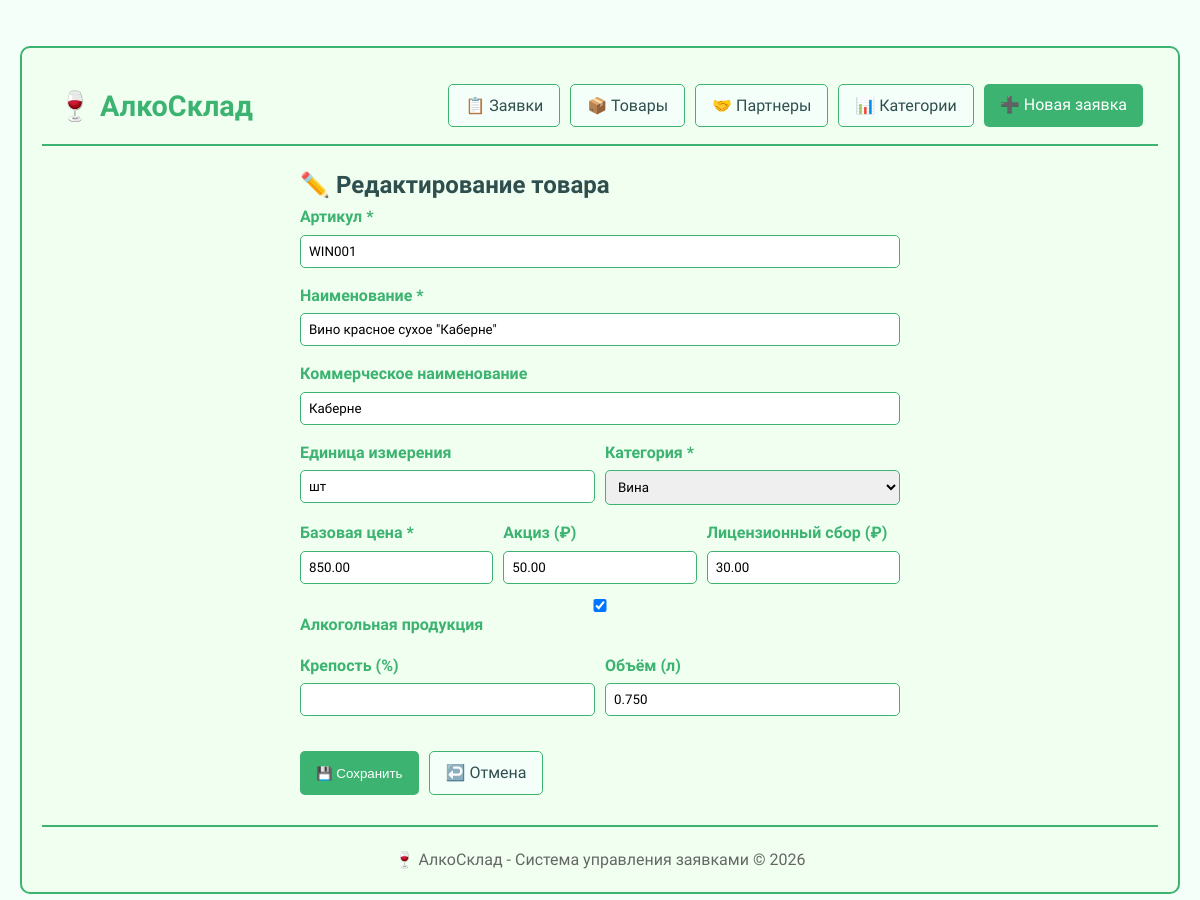
Screenshot of /product/edit/1 with the database file from the repository.
### app.py (models this page shows, shortened)
class Product(db.Model):
    __tablename__ = 'products'
    __table_args__ = {'extend_existing': True}
    id = db.Column(db.Integer, primary_key=True)
    article = db.Column(db.String(50), unique=True, nullable=False)
    name = db.Column(db.String(255), nullable=False)
    commercial_name = db.Column(db.String(255))
    unit = db.Column(db.String(20), default='шт')
    base_price = db.Column(db.Numeric(10, 2), nullable=False)
    excise_tax = db.Column(db.Numeric(10, 2), default=0.00)
    license_fee = db.Column(db.Numeric(10, 2), default=0.00)
    is_alcohol = db.Column(db.Boolean, default=False)
    alcohol_content = db.Column(db.Numeric(5, 2), nullable=True)
    volume = db.Column(db.Numeric(10, 3), nullable=True)
    category_id = db.Column(db.Integer, db.ForeignKey('product_categories.id'), nullable=False)
    order_items = db.relationship('OrderItem', backref='product', lazy=True)

class ProductCategory(db.Model):
    __tablename__ = 'product_categories'
    __table_args__ = {'extend_existing': True}
    id = db.Column(db.Integer, primary_key=True)
    name = db.Column(db.String(255), nullable=False, unique=True)
    description = db.Column(db.Text)
    products = db.relationship('Product', backref='category', lazy=True)

### app.py (the view, shortened to what this page needs)
@app.route('/product/edit/<int:id>', methods=['GET', 'POST'])
def edit_product(id):
    product = Product.query.get_or_404(id)
    categories = ProductCategory.query.all()
    return render_template('product_form.html', product=product, categories=categories)

### templates/product_form.html (shortened to what this page needs)
﻿{% extends "base.html" %}
{% block content %}
<div class="form-container">
    <h2>{{ '✏️ Редактирование товара' if product else '➕ Добавление нового товара' }}</h2>
    <form method="POST">
        <div class="form-group">
            <label for="article">Артикул *</label>
            <input type="text" id="article" name="article" value="{{ product.article if product else '' }}" required>
        </div>
        <div class="form-group">
            <label for="name">Наименование *</label>
            <input type="text" id="name" name="name" value="{{ product.name if product else '' }}" required>
        </div>
        <div class="form-group">
            <label for="commercial_name">Коммерческое наименование</label>
            <input type="text" id="commercial_name" name="commercial_name" value="{{ product.commercial_name if product else '' }}">
        </div>
        <div class="form-row" style="display: grid; grid-template-columns: 1fr 1fr; gap: 10px;">
            <div class="form-group">
                <label for="unit">Единица измерения</label>
                <input type="text" id="unit" name="unit" value="{{ product.unit if product else 'шт' }}">
            </div>
            <div class="form-group">
                <label for="category_id">Категория *</label>
                <select id="category_id" name="category_id" required>
                    {% for category in categories %}
                    <option value="{{ category.id }}" {% if product and product.category_id == category.id %}selected{% endif %}>
                        {{ category.name }}
                    </option>
                    {% endfor %}
                </select>
            </div>
        </div>
        <div class="form-row" style="display: grid; grid-template-columns: 1fr 1fr 1fr; gap: 10px;">
            <div class="form-group">
                <label for="base_price">Базовая цена *</label>
                <input type="number" id="base_price" name="base_price" step="0.01" min="0" value="{{ product.base_price if product else '' }}" required>
            </div>
            <div class="form-group">
                <label for="excise_tax">Акциз (₽)</label>
                <input type="number" id="excise_tax" name="excise_tax" step="0.01" min="0" value="{{ product.excise_tax if product else '0' }}">
            </div>
            <div class="form-group">
                <label for="license_fee">Лицензионный сбор (₽)</label>
                <input type="number" id="license_fee" name="license_fee" step="0.01" min="0" value="{{ product.license_fee if product else '0' }}">
            </div>
        </div>
        <div class="form-group">
            <label>
                <input type="checkbox" name="is_alcohol" {% if product and product.is_alcohol %}checked{% endif %}>
                Алкогольная продукция
            </label>
        </div>
        <div class="form-row" style="display: grid; grid-template-columns: 1fr 1fr; gap: 10px;" id="alcohol-fields" {% if not product or not product.is_alcohol %}style="display: none;"{% endif %}>
            <div class="form-group">
                <label for="alcohol_content">Крепость (%)</label>
                <input type="number" id="alcohol_content" name="alcohol_content" step="0.1" min="0" max="100" value="{{ product.alcohol_content if product else '' }}">
            </div>
            <div class="form-group">
                <label for="volume">Объём (л)</label>
                <input type="number" id="volume" name="volume" step="0.001" min="0" value="{{ product.volume if product else '' }}">
            </div>
        </div>
        <div class="form-actions">
            <button type="submit" class="btn btn-primary">{{ '💾 Сохранить' if product else '✅ Добавить' }}</button>
            <a href="{{ url_for('products') }}" class="btn">↩️ Отмена</a>
        </div>
    </form>
</div>
{% endblock %}

### static/css/style.css (style rules this page uses)
body { background-color: #F5FFFA; padding: 20px; color: #2F4F4F; line-height: 1.6; }
.btn { background-color: #F5FFFA; color: #2F4F4F; padding: 8px 16px; text-decoration: none; border: 1px solid #3CB371; border-radius: 5px; transition: all 0.3s; display: inline-block; }
.btn-primary { background-color: #3CB371; color: white; border: none; }
.form-container { max-width: 600px; margin: 0 auto; }
.form-group { margin-bottom: 15px; }
.form-group label { display: block; margin-bottom: 5px; font-weight: bold; color: #3CB371; }
.form-group input, .form-group select, .form-group textarea { width: 100%; padding: 8px; border: 1px solid #3CB371; border-radius: 5px; font-family: inherit; }
.form-actions { display: flex; gap: 10px; margin-top: 20px; }

### templates/base.html (style rules this page uses)
body { font-family: 'Corbel', 'Segoe UI', Tahoma, Geneva, Verdana, sans-serif; }

### rows the page displays
Product: article "WIN001", name "Вино красное сухое \"Каберне\"", commercial_name "Каберне", unit "шт", category_id "Вина", base_price "850.00", excise_tax "50.00", license_fee "30.00", is_alcohol "☑", volume "0.750"

### other values shown
{{ '💾 Сохранить' if product else '✅ Добавить' }} "💾 Сохранить"
